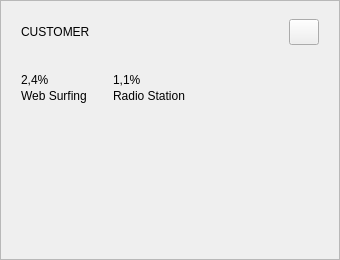
<?xml version='1.0' encoding='utf-8'?>
<ui version="4.0">
 <class>CustomerCard</class>
 <widget class="QWidget" name="CustomerCard">
  <property name="geometry"><rect><x>0</x><y>0</y><width>340</width><height>260</height></rect></property>
  <layout class="QVBoxLayout" name="custRoot">
   <property name="leftMargin"><number>0</number></property>
   <property name="topMargin"><number>0</number></property>
   <property name="rightMargin"><number>0</number></property>
   <property name="bottomMargin"><number>0</number></property>
   <property name="spacing"><number>0</number></property>
   <item>
    <widget class="QFrame" name="customerCard">
     <property name="frameShape"><enum>QFrame::StyledPanel</enum></property>
     <property name="role" stdset="0"><string>card</string></property>
     <layout class="QVBoxLayout" name="custLayout">
      <property name="leftMargin"><number>20</number></property>
      <property name="topMargin"><number>18</number></property>
      <property name="rightMargin"><number>20</number></property>
      <property name="bottomMargin"><number>18</number></property>
      <property name="spacing"><number>10</number></property>
      <item>
       <layout class="QHBoxLayout" name="custHeader">
        <item>
         <widget class="QLabel" name="custTitle">
          <property name="text"><string>CUSTOMER</string></property>
          <property name="role" stdset="0"><string>cardTitle</string></property>
         </widget>
        </item>
        <item>
         <spacer name="custHeaderSpacer">
          <property name="orientation"><enum>Qt::Horizontal</enum></property>
          <property name="sizeHint" stdset="0"><size><width>40</width><height>20</height></size></property>
         </spacer>
        </item>
        <item>
         <widget class="QPushButton" name="customerMenu">
          <property name="minimumSize"><size><width>30</width><height>26</height></size></property>
          <property name="maximumSize"><size><width>30</width><height>26</height></size></property>
          <property name="text"><string /></property>
          <property name="role" stdset="0"><string>menuBtn</string></property>
         </widget>
        </item>
       </layout>
      </item>
      <item>
       <layout class="QHBoxLayout" name="custStatsRow">
        <property name="spacing"><number>26</number></property>
        <item>
         <layout class="QVBoxLayout" name="custStat0">
          <property name="spacing"><number>2</number></property>
          <item>
           <widget class="QLabel" name="custArrow0">
            <property name="minimumSize"><size><width>16</width><height>16</height></size></property>
            <property name="maximumSize"><size><width>16</width><height>16</height></size></property>
            <property name="text"><string /></property>
           </widget>
          </item>
          <item>
           <widget class="QLabel" name="custValue0">
            <property name="text"><string>2,4%</string></property>
            <property name="role" stdset="0"><string>statValue</string></property>
           </widget>
          </item>
          <item>
           <widget class="QLabel" name="custCap0">
            <property name="text"><string>Web Surfing</string></property>
            <property name="role" stdset="0"><string>statCap</string></property>
           </widget>
          </item>
         </layout>
        </item>
        <item>
         <layout class="QVBoxLayout" name="custStat1">
          <property name="spacing"><number>2</number></property>
          <item>
           <widget class="QLabel" name="custArrow1">
            <property name="minimumSize"><size><width>16</width><height>16</height></size></property>
            <property name="maximumSize"><size><width>16</width><height>16</height></size></property>
            <property name="text"><string /></property>
           </widget>
          </item>
          <item>
           <widget class="QLabel" name="custValue1">
            <property name="text"><string>1,1%</string></property>
            <property name="role" stdset="0"><string>statValue</string></property>
           </widget>
          </item>
          <item>
           <widget class="QLabel" name="custCap1">
            <property name="text"><string>Radio Station</string></property>
            <property name="role" stdset="0"><string>statCap</string></property>
           </widget>
          </item>
         </layout>
        </item>
        <item>
         <spacer name="custStatsSpacer">
          <property name="orientation"><enum>Qt::Horizontal</enum></property>
          <property name="sizeHint" stdset="0"><size><width>40</width><height>20</height></size></property>
         </spacer>
        </item>
       </layout>
      </item>
      <item>
       <widget class="QCustomSparkline" name="customerLines" native="true">
        <property name="minimumSize"><size><width>0</width><height>84</height></size></property>
        <property name="sizePolicy">
         <sizepolicy hsizetype="Expanding" vsizetype="Expanding"><horstretch>0</horstretch><verstretch>1</verstretch></sizepolicy>
        </property>
        <property name="lineWidth" stdset="0"><double>2.6</double></property>
        <property name="fillEnabled" stdset="0"><bool>false</bool></property>
       </widget>
      </item>
     </layout>
    </widget>
   </item>
  </layout>
 </widget>
 <customwidgets>
  <customwidget>
   <class>QCustomSparkline</class>
   <extends>QWidget</extends>
   <header>Custom_Widgets.QCustomSparkline</header>
   <container>0</container>
  </customwidget>
 <customwidget><class>QPushButton</class><extends>QPushButton</extends><header location="global">Custom_Widgets.Theme.h</header><container>1</container></customwidget><customwidget><class>QLabel</class><extends>QLabel</extends><header location="global">Custom_Widgets.Theme.h</header><container>1</container></customwidget></customwidgets>
 <connections />
</ui>
